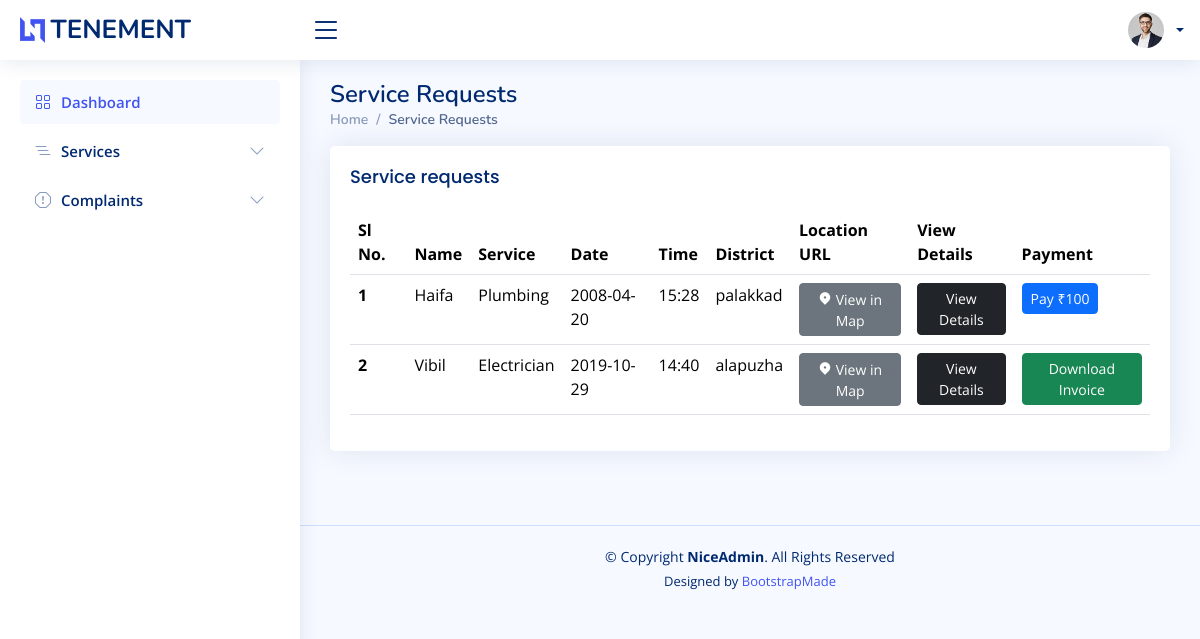
Before: /user/bookedservices.php with the older database file.
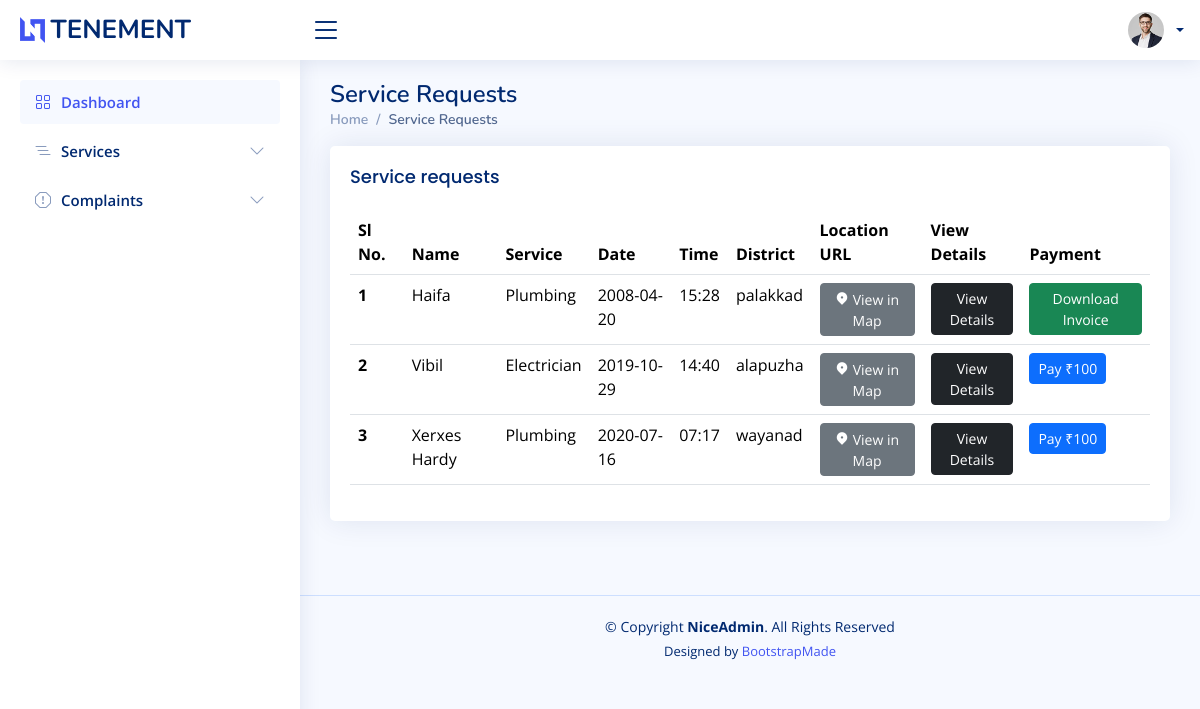
After: the same page with the newer database file.
### tables this page shows
CREATE TABLE `booking` (
  `bookingid` int(50) NOT NULL,
  `name` varchar(50) NOT NULL,
  `phone` varchar(50) NOT NULL,
  `date` date NOT NULL,
  `time` varchar(50) NOT NULL DEFAULT current_timestamp(),
  `address` varchar(200) NOT NULL,
  `district` varchar(50) NOT NULL,
  `city` varchar(50) NOT NULL,
  `instructions` varchar(300) NOT NULL,
  `landmark` varchar(100) NOT NULL,
  `url` varchar(100) NOT NULL,
  `status` int(20) NOT NULL,
  `email` varchar(50) NOT NULL,
  `serviceid` int(50) NOT NULL
);

CREATE TABLE `addservice` (
  `serviceid` int(100) NOT NULL,
  `services` varchar(100) NOT NULL,
  `description` varchar(500) NOT NULL,
  `experience` varchar(100) NOT NULL,
  `rate` varchar(100) NOT NULL,
  `email` varchar(50) NOT NULL
);

### connect.php (called while the page is built, shortened)
<?php
$dbname="tenement";
$conn=mysqli_connect("localhost","root","",$dbname);
function select_data($sql)
{
  global $conn;
  $res = mysqli_query($conn, $sql);
  if ($res)
    return $res;
  else
    return False;
}
?>

### user/bookedservices.php (the view, shortened to what this page needs)
<?php
include 'header.php';
?>
<main id="main" class="main">
  <div class="pagetitle">
    <h1>Service Requests</h1>
    <nav>
      <ol class="breadcrumb">
        <li class="breadcrumb-item"><a href="index.php">Home</a></li>
        <li class="breadcrumb-item active">Service Requests</li>
      </ol>
    </nav>
  </div>
  <section class="section dashboard">
    <div class="row">
      <section class="section">
        <div class="row">
          <div class="col-lg-12">
            <div class="card">
              <div class="card-body">
                <h5 class="card-title">Service requests</h5>
                <table class="table datatable">
                  <thead>
                    <tr>
                      <th scope="col">Sl No.</th>
                      <th scope="col">Name</th>
                      <th scope="col">Service</th>
                      <th scope="col">Date</th>
                      <th scope="col">Time</th>
                      <th scope="col">District</th>
                      <th scope="col">Location URL</th>
                      <th scope="col">View Details</th>
                      <th scope="col">Payment</th>
                    </tr>
                  </thead>
                  <tbody>
                    <?php
                    $sql1 = "SELECT b.*,a.services from booking b,addservice a where  a.serviceid=b.serviceid  and status IN('1','2')";
                    $data1 = select_data($sql1);
                    $n = 1;
                    while ($row = mysqli_fetch_assoc($data1)) {
                    ?>
                      <tr>
                        <th scope='row'><?php echo $n++; ?></th>
                        <td><?php echo  $row['name'] ?></td>
                        <td><?php echo  $row['services'] ?></td>
                        <td><?php echo $row['date'] ?></td>
                        <td><?php echo $row['time'] ?></td>
                        <td> <?php echo $row['district']  ?></td>
                        <td> <a class="btn btn-secondary btn-sm" target="_blank" href="<?php echo $row['url']  ?>"><i class="  ri-map-pin-2-fill"></i> View in Map</a></td>
                        <td>
                          <div class="btn-group">
                            <a class="btn btn-dark btn-sm" data-bs-toggle="modal" data-bs-target="#verticalycentered2" onclick="passdes('<b>Name: </b><?php echo $row['name']; ?><br><b>Phone: </b><?php echo $row['phone']; ?><br><b>Service: </b><?php echo $row['services']; ?><br><b>Date: </b><?php echo $row['date']; ?><br><b>Time: </b><?php echo $row['time']; ?><br><b>Address: </b><?php echo $row['address']; ?><br><b>District: </b><?php echo $row['district']; ?><br><b>City: </b><?php echo $row['city']; ?><br><b>Instructions: </b><?php echo $row['instructions']; ?><br><b>Landmark: </b><?php echo $row['landmark']; ?><br><b>Email: </b><?php echo $row['email']; ?>')">View Details</a>
                          </div>
                        </td>
                        <td>
                          <?php
                          $status = $row['status'];
                          if ($status == '1') {
                          ?>
                            <div class="btn-group">
                              <a class="btn btn-primary btn-sm" onclick="(pay(100,1,1))">Pay ₹100</a>
                            </div>
                          <?php
                          } elseif ($status == '2') {
                          ?>
                            <div class="btn-group">
                              <a href="#" class="btn btn-success btn-sm">Download Invoice</a>
                            </div>
                          <?php
                          }
                          ?>
                        </td>
                      </tr>
                    <?php
                    }
                    ?>
                  </tbody>
                </table>
              </div>
            </div>
          </div>
        </div>
      </section>
</main>

### user/header.php (shortened to what this page needs)
<?php
require '../connect.php';
$email=$_SESSION['email'];
$sql="SELECT * from user_register where email='$email'";
$data=select_data($sql);
$user=mysqli_fetch_assoc($data);
?>
<!DOCTYPE html>
<html lang="en">
<head>
  <link href="assets/vendor/bootstrap/css/bootstrap.min.css" rel="stylesheet">
  <link href="assets/vendor/bootstrap-icons/bootstrap-icons.css" rel="stylesheet">
  <link href="assets/vendor/boxicons/css/boxicons.min.css" rel="stylesheet">
  <link href="assets/vendor/quill/quill.snow.css" rel="stylesheet">
  <link href="assets/vendor/quill/quill.bubble.css" rel="stylesheet">
  <link href="assets/vendor/remixicon/remixicon.css" rel="stylesheet">
  <link href="assets/vendor/simple-datatables/style.css" rel="stylesheet">
  <link href="assets/css/style.css" rel="stylesheet">
</head>
<body>
  <header id="header" class="header fixed-top d-flex align-items-center">
    <div class="d-flex align-items-center justify-content-between">
      <a href="index.php" class="logo d-flex align-items-center">
        <img src="assets/img/logo.png" alt="">
        <span class="d-none d-lg-block">TENEMENT</span>
      </a>
      <i class="bi bi-list toggle-sidebar-btn"></i>
    </div>
    <nav class="header-nav ms-auto">
      <ul class="d-flex align-items-center">
        <li class="nav-item dropdown pe-3">
          <a class="nav-link nav-profile d-flex align-items-center pe-0" href="#" data-bs-toggle="dropdown">
            <img src="assets/img/profile-img.jpg" alt="Profile" class="rounded-circle">
            <span class="d-none d-md-block dropdown-toggle ps-2"><?php echo $user['fname'];?> <?php echo $user['lname'];?></span>
          </a>
        </li>
      </ul>
    </nav>
  </header>
  <aside id="sidebar" class="sidebar">
    <ul class="sidebar-nav" id="sidebar-nav">
      <li class="nav-item">
        <a class="nav-link " href="index.php">
          <i class="bi bi-grid"></i>
          <span>Dashboard</span>
        </a>
      </li>
      <li class="nav-item">
        <a class="nav-link collapsed" data-bs-target="#tables-nav" data-bs-toggle="collapse" href="#">
          <i class="bi bi-list-nested"></i><span>Services</span><i class="bi bi-chevron-down ms-auto"></i>
        </a>
      </li>
      <li class="nav-item">
        <a class="nav-link collapsed" data-bs-target="#forms-nav" data-bs-toggle="collapse" href="#">
          <i class="bi bi-exclamation-octagon"></i><span>Complaints</span><i class="bi bi-chevron-down ms-auto"></i>
        </a>
      </li>
    </ul>
  </aside>

### user/assets/css/style.css (style rules this page uses)
:root { scroll-behavior: smooth; }
body { font-family: "Open Sans", sans-serif; background: #f6f9ff; color: #444444; }
a { color: #4154f1; text-decoration: none; }
h1, h2, h3, h4, h5, h6 { font-family: "Nunito", sans-serif; }
#main { margin-top: 60px; padding: 20px 30px; transition: all 0.3s; }
.pagetitle { margin-bottom: 10px; }
.pagetitle h1 { font-size: 24px; margin-bottom: 0; font-weight: 600; color: #012970; }
.card { margin-bottom: 30px; border: none; border-radius: 5px; box-shadow: 0px 0 30px rgba(1, 41, 112, 0.1); }
.card-title { padding: 20px 0 15px 0; font-size: 18px; font-weight: 500; color: #012970; font-family: "Poppins", sans-serif; }
.card-body { padding: 0 20px 20px 20px; }
.breadcrumb { font-size: 14px; font-family: "Nunito", sans-serif; color: #899bbd; font-weight: 600; }
.breadcrumb a { color: #899bbd; transition: 0.3s; }
.breadcrumb .breadcrumb-item::before { color: #899bbd; }
.breadcrumb .active { color: #51678f; font-weight: 600; }
.logo { line-height: 1; }
@media (min-width: 1200px) { .logo { width: 280px; } }
.logo img { max-height: 26px; margin-right: 6px; }
.logo span { font-size: 26px; font-weight: 700; color: #012970; font-family: "Nunito", sans-serif; }
.header { transition: all 0.5s; z-index: 997; height: 60px; box-shadow: 0px 2px 20px rgba(1, 41, 112, 0.1); background-color: #fff; padding-left: 20px; }
.header .toggle-sidebar-btn { font-size: 32px; padding-left: 10px; cursor: pointer; color: #012970; }
.header-nav ul { list-style: none; }
.header-nav > ul { margin: 0; padding: 0; }
.header-nav .nav-profile { color: #012970; }
.header-nav .nav-profile img { max-height: 36px; }
.header-nav .nav-profile span { font-size: 14px; font-weight: 600; }
.sidebar { position: fixed; top: 60px; left: 0; bottom: 0; width: 300px; z-index: 996; transition: all 0.3s; padding: 20px; overflow-y: auto; scrollbar-width: thin; scrollbar-color: #aab7cf transparent; box-shadow: 0px 0px 20px rgba(1, 41, 112, 0.1); background-color: #fff; }
@media (min-width: 1200px) { #main, #footer { margin-left: 300px; } }
.sidebar-nav { padding: 0; margin: 0; list-style: none; }
.sidebar-nav li { padding: 0; margin: 0; list-style: none; }
.sidebar-nav .nav-item { margin-bottom: 5px; }
.sidebar-nav .nav-link { display: flex; align-items: center; font-size: 15px; font-weight: 600; color: #4154f1; transition: 0.3; background: #f6f9ff; padding: 10px 15px; border-radius: 4px; }
.sidebar-nav .nav-link i { font-size: 16px; margin-right: 10px; color: #4154f1; }
.sidebar-nav .nav-link.collapsed { color: #012970; background: #fff; }
.sidebar-nav .nav-link.collapsed i { color: #899bbd; }
.sidebar-nav .nav-link .bi-chevron-down { margin-right: 0; transition: transform 0.2s ease-in-out; }
.footer { padding: 20px 0; font-size: 14px; transition: all 0.3s; border-top: 1px solid #cddfff; }
.footer .copyright { text-align: center; color: #012970; }
.footer .credits { padding-top: 5px; text-align: center; font-size: 13px; color: #012970; }

Changed rows visible on the page:
changed booking "Haifa": status "Pay ₹100" → "Download Invoice"
changed booking "Vibil": status "Download Invoice" → "Pay ₹100"
added booking: name "Xerxes Hardy", serviceid.services "Plumbing", date "2020-07-16", time "07:17", district "wayanad", status "Pay ₹100"
